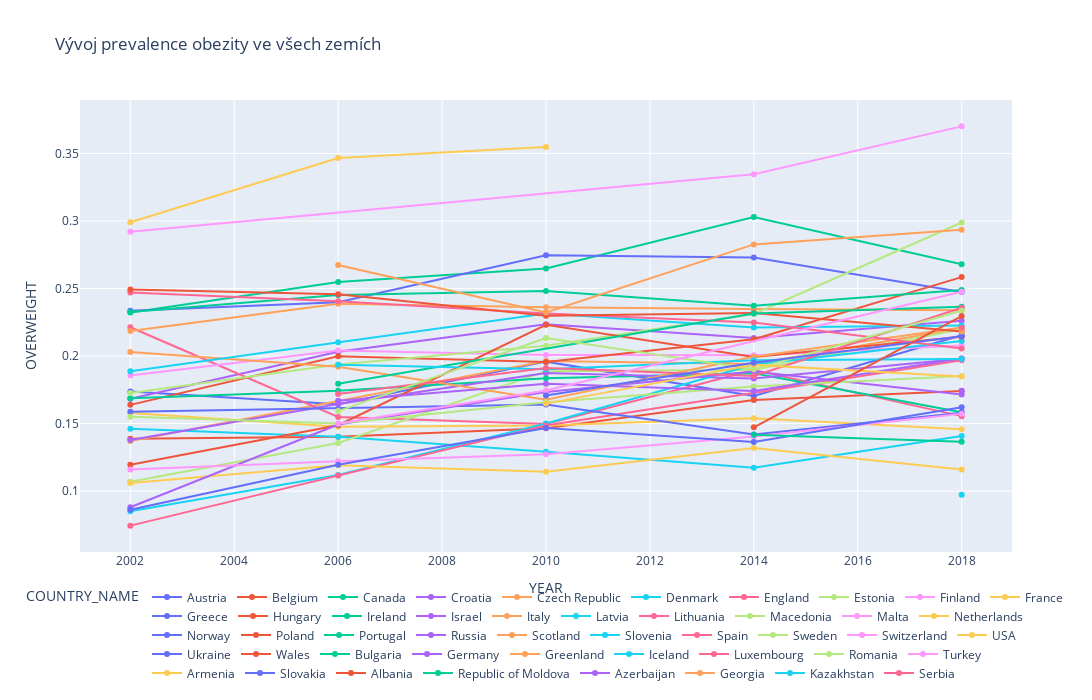

Notebook code for this chart:
### Code cell
# ------------------------------------------------------------
# GRAF 1 — LINE CHART (vývoj obezity ve všech zemích)
# ------------------------------------------------------------

df_line = (
    df.groupby(["YEAR", "COUNTRY_NAME"], as_index=False)["OVERWEIGHT"]
      .mean()
)

fig_line = px.line(
    df_line,
    x="YEAR",
    y="OVERWEIGHT",
    color="COUNTRY_NAME",
    markers=True,
    title="Vývoj prevalence obezity ve všech zemích"
)

fig_line.update_layout(
    hovermode="x unified",
    height=700,
    width=1200,
    legend=dict(
        orientation="h",
        yanchor="bottom",
        y=-0.3,
        xanchor="center",
        x=0.5
    )
)

fig_line.show()

### Figure 1 — Plotly figure (JSON) as saved in the notebook; plotly's stock layout.template omitted (floating-point values rounded to 4 significant figures)
{"data": [{"hovertemplate": "COUNTRY_NAME=Austria<br>YEAR=%{x}<br>OVERWEIGHT=%{y}<extra></extra>", "legendgroup": "Austria", "line": {"color": "#636efa", "dash": "solid"}, "marker": {"symbol": "circle"}, "mode": "lines+markers", "name": "Austria", "orientation": "v", "showlegend": true, "type": "scatter", "x": [2002, 2006, 2010, 2014, 2018], "xaxis": "x", "y": [0.1737, 0.1643, 0.1958, 0.1704, 0.2154], "yaxis": "y"}, {"hovertemplate": "COUNTRY_NAME=Belgium<br>YEAR=%{x}<br>OVERWEIGHT=%{y}<extra></extra>", "legendgroup": "Belgium", "line": {"color": "#EF553B", "dash": "solid"}, "marker": {"symbol": "circle"}, "mode": "lines+markers", "name": "Belgium", "orientation": "v", "showlegend": true, "type": "scatter", "x": [2002, 2006, 2010, 2014, 2018], "xaxis": "x", "y": [0.1387, 0.1402, 0.1465, 0.1675, 0.1742], "yaxis": "y"}, {"hovertemplate": "COUNTRY_NAME=Canada<br>YEAR=%{x}<br>OVERWEIGHT=%{y}<extra></extra>", "legendgroup": "Canada", "line": {"color": "#00cc96", "dash": "solid"}, "marker": {"symbol": "circle"}, "mode": "lines+markers", "name": "Canada", "orientation": "v", "showlegend": true, "type": "scatter", "x": [2002, 2006, 2010, 2014, 2018], "xaxis": "x", "y": [0.2323, 0.2548, 0.2649, 0.3029, 0.268], "yaxis": "y"}, {"hovertemplate": "COUNTRY_NAME=Croatia<br>YEAR=%{x}<br>OVERWEIGHT=%{y}<extra></extra>", "legendgroup": "Croatia", "line": {"color": "#ab63fa", "dash": "solid"}, "marker": {"symbol": "circle"}, "mode": "lines+markers", "name": "Croatia", "orientation": "v", "showlegend": true, "type": "scatter", "x": [2002, 2006, 2010, 2014, 2018], "xaxis": "x", "y": [0.1684, 0.2032, 0.2236, 0.2134, 0.2262], "yaxis": "y"}, {"hovertemplate": "COUNTRY_NAME=Czech Republic<br>YEAR=%{x}<br>OVERWEIGHT=%{y}<extra></extra>", "legendgroup": "Czech Republic", "line": {"color": "#FFA15A", "dash": "solid"}, "marker": {"symbol": "circle"}, "mode": "lines+markers", "name": "Czech Republic", "orientation": "v", "showlegend": true, "type": "scatter", "x": [2002, 2010, 2014, 2018], "xaxis": "x", "y": [0.1371, 0.1963, 0.1941, 0.2205], "yaxis": "y"}, {"hovertemplate": "COUNTRY_NAME=Denmark<br>YEAR=%{x}<br>OVERWEIGHT=%{y}<extra></extra>", "legendgroup": "Denmark", "line": {"color": "#19d3f3", "dash": "solid"}, "marker": {"symbol": "circle"}, "mode": "lines+markers", "name": "Denmark", "orientation": "v", "showlegend": true, "type": "scatter", "x": [2002, 2006, 2010, 2014, 2018], "xaxis": "x", "y": [0.1462, 0.1401, 0.1292, 0.1173, 0.1408], "yaxis": "y"}, {"hovertemplate": "COUNTRY_NAME=England<br>YEAR=%{x}<br>OVERWEIGHT=%{y}<extra></extra>", "legendgroup": "England", "line": {"color": "#FF6692", "dash": "solid"}, "marker": {"symbol": "circle"}, "mode": "lines+markers", "name": "England", "orientation": "v", "showlegend": true, "type": "scatter", "x": [2002, 2006, 2010, 2014, 2018], "xaxis": "x", "y": [0.2213, 0.1548, 0.1497, 0.1896, 0.1555], "yaxis": "y"}, {"hovertemplate": "COUNTRY_NAME=Estonia<br>YEAR=%{x}<br>OVERWEIGHT=%{y}<extra></extra>", "legendgroup": "Estonia", "line": {"color": "#B6E880", "dash": "solid"}, "marker": {"symbol": "circle"}, "mode": "lines+markers", "name": "Estonia", "orientation": "v", "showlegend": true, "type": "scatter", "x": [2002, 2006, 2010, 2014, 2018], "xaxis": "x", "y": [0.1069, 0.1356, 0.1887, 0.1899, 0.2198], "yaxis": "y"}, {"hovertemplate": "COUNTRY_NAME=Finland<br>YEAR=%{x}<br>OVERWEIGHT=%{y}<extra></extra>", "legendgroup": "Finland", "line": {"color": "#FF97FF", "dash": "solid"}, "marker": {"symbol": "circle"}, "mode": "lines+markers", "name": "Finland", "orientation": "v", "showlegend": true, "type": "scatter", "x": [2002, 2006, 2010, 2014, 2018], "xaxis": "x", "y": [0.1856, 0.2041, 0.2007, 0.2006, 0.2078], "yaxis": "y"}, {"hovertemplate": "COUNTRY_NAME=France<br>YEAR=%{x}<br>OVERWEIGHT=%{y}<extra></extra>", "legendgroup": "France", "line": {"color": "#FECB52", "dash": "solid"}, "marker": {"symbol": "circle"}, "mode": "lines+markers", "name": "France", "orientation": "v", "showlegend": true, "type": "scatter", "x": [2002, 2006, 2010, 2014, 2018], "xaxis": "x", "y": [0.1578, 0.1475, 0.1485, 0.1539, 0.1458], "yaxis": "y"}, {"hovertemplate": "COUNTRY_NAME=Greece<br>YEAR=%{x}<br>OVERWEIGHT=%{y}<extra></extra>", "legendgroup": "Greece", "line": {"color": "#636efa", "dash": "solid"}, "marker": {"symbol": "circle"}, "mode": "lines+markers", "name": "Greece", "orientation": "v", "showlegend": true, "type": "scatter", "x": [2002, 2006, 2010, 2014, 2018], "xaxis": "x", "y": [0.2335, 0.2398, 0.2746, 0.273, 0.2474], "yaxis": "y"}, {"hovertemplate": "COUNTRY_NAME=Hungary<br>YEAR=%{x}<br>OVERWEIGHT=%{y}<extra></extra>", "legendgroup": "Hungary", "line": {"color": "#EF553B", "dash": "solid"}, "marker": {"symbol": "circle"}, "mode": "lines+markers", "name": "Hungary", "orientation": "v", "showlegend": true, "type": "scatter", "x": [2002, 2006, 2010, 2014, 2018], "xaxis": "x", "y": [0.1638, 0.1998, 0.1956, 0.2124, 0.2585], "yaxis": "y"}, {"hovertemplate": "COUNTRY_NAME=Ireland<br>YEAR=%{x}<br>OVERWEIGHT=%{y}<extra></extra>", "legendgroup": "Ireland", "line": {"color": "#00cc96", "dash": "solid"}, "marker": {"symbol": "circle"}, "mode": "lines+markers", "name": "Ireland", "orientation": "v", "showlegend": true, "type": "scatter", "x": [2002, 2006, 2010, 2014, 2018], "xaxis": "x", "y": [0.1687, 0.1744, 0.1836, 0.1872, 0.1583], "yaxis": "y"}, {"hovertemplate": "COUNTRY_NAME=Israel<br>YEAR=%{x}<br>OVERWEIGHT=%{y}<extra></extra>", "legendgroup": "Israel", "line": {"color": "#ab63fa", "dash": "solid"}, "marker": {"symbol": "circle"}, "mode": "lines+markers", "name": "Israel", "orientation": "v", "showlegend": true, "type": "scatter", "x": [2002, 2006, 2010, 2014, 2018], "xaxis": "x", "y": [0.1379, 0.1644, 0.1874, 0.1834, 0.1979], "yaxis": "y"}, {"hovertemplate": "COUNTRY_NAME=Italy<br>YEAR=%{x}<br>OVERWEIGHT=%{y}<extra></extra>", "legendgroup": "Italy", "line": {"color": "#FFA15A", "dash": "solid"}, "marker": {"symbol": "circle"}, "mode": "lines+markers", "name": "Italy", "orientation": "v", "showlegend": true, "type": "scatter", "x": [2002, 2006, 2010, 2014, 2018], "xaxis": "x", "y": [0.2186, 0.2387, 0.2361, 0.2347, 0.234], "yaxis": "y"}, {"hovertemplate": "COUNTRY_NAME=Latvia<br>YEAR=%{x}<br>OVERWEIGHT=%{y}<extra></extra>", "legendgroup": "Latvia", "line": {"color": "#19d3f3", "dash": "solid"}, "marker": {"symbol": "circle"}, "mode": "lines+markers", "name": "Latvia", "orientation": "v", "showlegend": true, "type": "scatter", "x": [2002, 2006, 2010, 2014, 2018], "xaxis": "x", "y": [0.08509, 0.1119, 0.15, 0.1937, 0.2111], "yaxis": "y"}, {"hovertemplate": "COUNTRY_NAME=Lithuania<br>YEAR=%{x}<br>OVERWEIGHT=%{y}<extra></extra>", "legendgroup": "Lithuania", "line": {"color": "#FF6692", "dash": "solid"}, "marker": {"symbol": "circle"}, "mode": "lines+markers", "name": "Lithuania", "orientation": "v", "showlegend": true, "type": "scatter", "x": [2002, 2006, 2010, 2018], "xaxis": "x", "y": [0.07439, 0.1115, 0.1485, 0.1968], "yaxis": "y"}, {"hovertemplate": "COUNTRY_NAME=Macedonia<br>YEAR=%{x}<br>OVERWEIGHT=%{y}<extra></extra>", "legendgroup": "Macedonia", "line": {"color": "#B6E880", "dash": "solid"}, "marker": {"symbol": "circle"}, "mode": "lines+markers", "name": "Macedonia", "orientation": "v", "showlegend": true, "type": "scatter", "x": [2002, 2006, 2010, 2014, 2018], "xaxis": "x", "y": [0.1727, 0.1937, 0.2075, 0.2312, 0.2989], "yaxis": "y"}, {"hovertemplate": "COUNTRY_NAME=Malta<br>YEAR=%{x}<br>OVERWEIGHT=%{y}<extra></extra>", "legendgroup": "Malta", "line": {"color": "#FF97FF", "dash": "solid"}, "marker": {"symbol": "circle"}, "mode": "lines+markers", "name": "Malta", "orientation": "v", "showlegend": true, "type": "scatter", "x": [2002, 2014, 2018], "xaxis": "x", "y": [0.292, 0.3347, 0.3701], "yaxis": "y"}, {"hovertemplate": "COUNTRY_NAME=Netherlands<br>YEAR=%{x}<br>OVERWEIGHT=%{y}<extra></extra>", "legendgroup": "Netherlands", "line": {"color": "#FECB52", "dash": "solid"}, "marker": {"symbol": "circle"}, "mode": "lines+markers", "name": "Netherlands", "orientation": "v", "showlegend": true, "type": "scatter", "x": [2002, 2006, 2010, 2014, 2018], "xaxis": "x", "y": [0.106, 0.1191, 0.1143, 0.1318, 0.1159], "yaxis": "y"}, {"hovertemplate": "COUNTRY_NAME=Norway<br>YEAR=%{x}<br>OVERWEIGHT=%{y}<extra></extra>", "legendgroup": "Norway", "line": {"color": "#636efa", "dash": "solid"}, "marker": {"symbol": "circle"}, "mode": "lines+markers", "name": "Norway", "orientation": "v", "showlegend": true, "type": "scatter", "x": [2002, 2010, 2014, 2018], "xaxis": "x", "y": [0.1588, 0.1641, 0.142, 0.1579], "yaxis": "y"}, {"hovertemplate": "COUNTRY_NAME=Poland<br>YEAR=%{x}<br>OVERWEIGHT=%{y}<extra></extra>", "legendgroup": "Poland", "line": {"color": "#EF553B", "dash": "solid"}, "marker": {"symbol": "circle"}, "mode": "lines+markers", "name": "Poland", "orientation": "v", "showlegend": true, "type": "scatter", "x": [2002, 2006, 2010, 2014, 2018], "xaxis": "x", "y": [0.1195, 0.1487, 0.2231, 0.1993, 0.2142], "yaxis": "y"}, {"hovertemplate": "COUNTRY_NAME=Portugal<br>YEAR=%{x}<br>OVERWEIGHT=%{y}<extra></extra>", "legendgroup": "Portugal", "line": {"color": "#00cc96", "dash": "solid"}, "marker": {"symbol": "circle"}, "mode": "lines+markers", "name": "Portugal", "orientation": "v", "showlegend": true, "type": "scatter", "x": [2002, 2006, 2010, 2014, 2018], "xaxis": "x", "y": [0.2325, 0.2452, 0.2481, 0.2372, 0.2489], "yaxis": "y"}, {"hovertemplate": "COUNTRY_NAME=Russia<br>YEAR=%{x}<br>OVERWEIGHT=%{y}<extra></extra>", "legendgroup": "Russia", "line": {"color": "#ab63fa", "dash": "solid"}, "marker": {"symbol": "circle"}, "mode": "lines+markers", "name": "Russia", "orientation": "v", "showlegend": true, "type": "scatter", "x": [2002, 2006, 2010, 2014, 2018], "xaxis": "x", "y": [0.08805, 0.1493, 0.1734, 0.1885, 0.1715], "yaxis": "y"}, {"hovertemplate": "COUNTRY_NAME=Scotland<br>YEAR=%{x}<br>OVERWEIGHT=%{y}<extra></extra>", "legendgroup": "Scotland", "line": {"color": "#FFA15A", "dash": "solid"}, "marker": {"symbol": "circle"}, "mode": "lines+markers", "name": "Scotland", "orientation": "v", "showlegend": true, "type": "scatter", "x": [2002, 2006, 2010, 2014, 2018], "xaxis": "x", "y": [0.203, 0.192, 0.1677, 0.1995, 0.2212], "yaxis": "y"}, {"hovertemplate": "COUNTRY_NAME=Slovenia<br>YEAR=%{x}<br>OVERWEIGHT=%{y}<extra></extra>", "legendgroup": "Slovenia", "line": {"color": "#19d3f3", "dash": "solid"}, "marker": {"symbol": "circle"}, "mode": "lines+markers", "name": "Slovenia", "orientation": "v", "showlegend": true, "type": "scatter", "x": [2002, 2006, 2010, 2014, 2018], "xaxis": "x", "y": [0.1886, 0.2103, 0.2315, 0.2212, 0.2226], "yaxis": "y"}, {"hovertemplate": "COUNTRY_NAME=Spain<br>YEAR=%{x}<br>OVERWEIGHT=%{y}<extra></extra>", "legendgroup": "Spain", "line": {"color": "#FF6692", "dash": "solid"}, "marker": {"symbol": "circle"}, "mode": "lines+markers", "name": "Spain", "orientation": "v", "showlegend": true, "type": "scatter", "x": [2002, 2006, 2010, 2014, 2018], "xaxis": "x", "y": [0.247, 0.2406, 0.2314, 0.2248, 0.2056], "yaxis": "y"}, {"hovertemplate": "COUNTRY_NAME=Sweden<br>YEAR=%{x}<br>OVERWEIGHT=%{y}<extra></extra>", "legendgroup": "Sweden", "line": {"color": "#B6E880", "dash": "solid"}, "marker": {"symbol": "circle"}, "mode": "lines+markers", "name": "Sweden", "orientation": "v", "showlegend": true, "type": "scatter", "x": [2002, 2006, 2010, 2014, 2018], "xaxis": "x", "y": [0.1551, 0.1501, 0.1657, 0.1774, 0.1852], "yaxis": "y"}, {"hovertemplate": "COUNTRY_NAME=Switzerland<br>YEAR=%{x}<br>OVERWEIGHT=%{y}<extra></extra>", "legendgroup": "Switzerland", "line": {"color": "#FF97FF", "dash": "solid"}, "marker": {"symbol": "circle"}, "mode": "lines+markers", "name": "Switzerland", "orientation": "v", "showlegend": true, "type": "scatter", "x": [2002, 2006, 2010, 2014, 2018], "xaxis": "x", "y": [0.116, 0.122, 0.1272, 0.1404, 0.1572], "yaxis": "y"}, {"hovertemplate": "COUNTRY_NAME=USA<br>YEAR=%{x}<br>OVERWEIGHT=%{y}<extra></extra>", "legendgroup": "USA", "line": {"color": "#FECB52", "dash": "solid"}, "marker": {"symbol": "circle"}, "mode": "lines+markers", "name": "USA", "orientation": "v", "showlegend": true, "type": "scatter", "x": [2002, 2006, 2010], "xaxis": "x", "y": [0.2991, 0.3466, 0.3547], "yaxis": "y"}, {"hovertemplate": "COUNTRY_NAME=Ukraine<br>YEAR=%{x}<br>OVERWEIGHT=%{y}<extra></extra>", "legendgroup": "Ukraine", "line": {"color": "#636efa", "dash": "solid"}, "marker": {"symbol": "circle"}, "mode": "lines+markers", "name": "Ukraine", "orientation": "v", "showlegend": true, "type": "scatter", "x": [2002, 2006, 2010, 2014, 2018], "xaxis": "x", "y": [0.08615, 0.1195, 0.1467, 0.1363, 0.162], "yaxis": "y"}, {"hovertemplate": "COUNTRY_NAME=Wales<br>YEAR=%{x}<br>OVERWEIGHT=%{y}<extra></extra>", "legendgroup": "Wales", "line": {"color": "#EF553B", "dash": "solid"}, "marker": {"symbol": "circle"}, "mode": "lines+markers", "name": "Wales", "orientation": "v", "showlegend": true, "type": "scatter", "x": [2002, 2006, 2010, 2014, 2018], "xaxis": "x", "y": [0.2492, 0.2458, 0.2298, 0.2318, 0.2182], "yaxis": "y"}, {"hovertemplate": "COUNTRY_NAME=Bulgaria<br>YEAR=%{x}<br>OVERWEIGHT=%{y}<extra></extra>", "legendgroup": "Bulgaria", "line": {"color": "#00cc96", "dash": "solid"}, "marker": {"symbol": "circle"}, "mode": "lines+markers", "name": "Bulgaria", "orientation": "v", "showlegend": true, "type": "scatter", "x": [2006, 2014, 2018], "xaxis": "x", "y": [0.1795, 0.2315, 0.2364], "yaxis": "y"}, {"hovertemplate": "COUNTRY_NAME=Germany<br>YEAR=%{x}<br>OVERWEIGHT=%{y}<extra></extra>", "legendgroup": "Germany", "line": {"color": "#ab63fa", "dash": "solid"}, "marker": {"symbol": "circle"}, "mode": "lines+markers", "name": "Germany", "orientation": "v", "showlegend": true, "type": "scatter", "x": [2006, 2010, 2014, 2018], "xaxis": "x", "y": [0.1669, 0.1794, 0.174, 0.1981], "yaxis": "y"}, {"hovertemplate": "COUNTRY_NAME=Greenland<br>YEAR=%{x}<br>OVERWEIGHT=%{y}<extra></extra>", "legendgroup": "Greenland", "line": {"color": "#FFA15A", "dash": "solid"}, "marker": {"symbol": "circle"}, "mode": "lines+markers", "name": "Greenland", "orientation": "v", "showlegend": true, "type": "scatter", "x": [2006, 2010, 2014, 2018], "xaxis": "x", "y": [0.2674, 0.2323, 0.2826, 0.2935], "yaxis": "y"}, {"hovertemplate": "COUNTRY_NAME=Iceland<br>YEAR=%{x}<br>OVERWEIGHT=%{y}<extra></extra>", "legendgroup": "Iceland", "line": {"color": "#19d3f3", "dash": "solid"}, "marker": {"symbol": "circle"}, "mode": "lines+markers", "name": "Iceland", "orientation": "v", "showlegend": true, "type": "scatter", "x": [2006, 2010, 2014, 2018], "xaxis": "x", "y": [0.1936, 0.1901, 0.1968, 0.1978], "yaxis": "y"}, {"hovertemplate": "COUNTRY_NAME=Luxembourg<br>YEAR=%{x}<br>OVERWEIGHT=%{y}<extra></extra>", "legendgroup": "Luxembourg", "line": {"color": "#FF6692", "dash": "solid"}, "marker": {"symbol": "circle"}, "mode": "lines+markers", "name": "Luxembourg", "orientation": "v", "showlegend": true, "type": "scatter", "x": [2006, 2010, 2014, 2018], "xaxis": "x", "y": [0.1718, 0.191, 0.1853, 0.2357], "yaxis": "y"}, {"hovertemplate": "COUNTRY_NAME=Romania<br>YEAR=%{x}<br>OVERWEIGHT=%{y}<extra></extra>", "legendgroup": "Romania", "line": {"color": "#B6E880", "dash": "solid"}, "marker": {"symbol": "circle"}, "mode": "lines+markers", "name": "Romania", "orientation": "v", "showlegend": true, "type": "scatter", "x": [2006, 2010, 2014, 2018], "xaxis": "x", "y": [0.1592, 0.2133, 0.1902, 0.2336], "yaxis": "y"}, {"hovertemplate": "COUNTRY_NAME=Turkey<br>YEAR=%{x}<br>OVERWEIGHT=%{y}<extra></extra>", "legendgroup": "Turkey", "line": {"color": "#FF97FF", "dash": "solid"}, "marker": {"symbol": "circle"}, "mode": "lines+markers", "name": "Turkey", "orientation": "v", "showlegend": true, "type": "scatter", "x": [2006, 2010, 2018], "xaxis": "x", "y": [0.15, 0.1744, 0.2476], "yaxis": "y"}, {"hovertemplate": "COUNTRY_NAME=Armenia<br>YEAR=%{x}<br>OVERWEIGHT=%{y}<extra></extra>", "legendgroup": "Armenia", "line": {"color": "#FECB52", "dash": "solid"}, "marker": {"symbol": "circle"}, "mode": "lines+markers", "name": "Armenia", "orientation": "v", "showlegend": true, "type": "scatter", "x": [2010, 2014, 2018], "xaxis": "x", "y": [0.1648, 0.1934, 0.1848], "yaxis": "y"}, {"hovertemplate": "COUNTRY_NAME=Slovakia<br>YEAR=%{x}<br>OVERWEIGHT=%{y}<extra></extra>", "legendgroup": "Slovakia", "line": {"color": "#636efa", "dash": "solid"}, "marker": {"symbol": "circle"}, "mode": "lines+markers", "name": "Slovakia", "orientation": "v", "showlegend": true, "type": "scatter", "x": [2010, 2014, 2018], "xaxis": "x", "y": [0.1707, 0.195, 0.2147], "yaxis": "y"}, {"hovertemplate": "COUNTRY_NAME=Albania<br>YEAR=%{x}<br>OVERWEIGHT=%{y}<extra></extra>", "legendgroup": "Albania", "line": {"color": "#EF553B", "dash": "solid"}, "marker": {"symbol": "circle"}, "mode": "lines+markers", "name": "Albania", "orientation": "v", "showlegend": true, "type": "scatter", "x": [2014, 2018], "xaxis": "x", "y": [0.1473, 0.2296], "yaxis": "y"}, {"hovertemplate": "COUNTRY_NAME=Republic of Moldova<br>YEAR=%{x}<br>OVERWEIGHT=%{y}<extra></extra>", "legendgroup": "Republic of Moldova", "line": {"color": "#00cc96", "dash": "solid"}, "marker": {"symbol": "circle"}, "mode": "lines+markers", "name": "Republic of Moldova", "orientation": "v", "showlegend": true, "type": "scatter", "x": [2014, 2018], "xaxis": "x", "y": [0.1417, 0.1366], "yaxis": "y"}, {"hovertemplate": "COUNTRY_NAME=Azerbaijan<br>YEAR=%{x}<br>OVERWEIGHT=%{y}<extra></extra>", "legendgroup": "Azerbaijan", "line": {"color": "#ab63fa", "dash": "solid"}, "marker": {"symbol": "circle"}, "mode": "lines+markers", "name": "Azerbaijan", "orientation": "v", "showlegend": true, "type": "scatter", "x": [2018], "xaxis": "x", "y": [0.1743], "yaxis": "y"}, {"hovertemplate": "COUNTRY_NAME=Georgia<br>YEAR=%{x}<br>OVERWEIGHT=%{y}<extra></extra>", "legendgroup": "Georgia", "line": {"color": "#FFA15A", "dash": "solid"}, "marker": {"symbol": "circle"}, "mode": "lines+markers", "name": "Georgia", "orientation": "v", "showlegend": true, "type": "scatter", "x": [2018], "xaxis": "x", "y": [0.2183], "yaxis": "y"}, {"hovertemplate": "COUNTRY_NAME=Kazakhstan<br>YEAR=%{x}<br>OVERWEIGHT=%{y}<extra></extra>", "legendgroup": "Kazakhstan", "line": {"color": "#19d3f3", "dash": "solid"}, "marker": {"symbol": "circle"}, "mode": "lines+markers", "name": "Kazakhstan", "orientation": "v", "showlegend": true, "type": "scatter", "x": [2018], "xaxis": "x", "y": [0.09728], "yaxis": "y"}, {"hovertemplate": "COUNTRY_NAME=Serbia<br>YEAR=%{x}<br>OVERWEIGHT=%{y}<extra></extra>", "legendgroup": "Serbia", "line": {"color": "#FF6692", "dash": "solid"}, "marker": {"symbol": "circle"}, "mode": "lines+markers", "name": "Serbia", "orientation": "v", "showlegend": true, "type": "scatter", "x": [2018], "xaxis": "x", "y": [0.2209], "yaxis": "y"}], "layout": {"height": 700, "hovermode": "x unified", "legend": {"orientation": "h", "title": {"text": "COUNTRY_NAME"}, "tracegroupgap": 0, "x": 0.5, "xanchor": "center", "y": -0.3, "yanchor": "bottom"}, "title": {"text": "Vývoj prevalence obezity ve všech zemích"}, "width": 1200, "xaxis": {"anchor": "y", "domain": [0, 1], "title": {"text": "YEAR"}}, "yaxis": {"anchor": "x", "domain": [0, 1], "title": {"text": "OVERWEIGHT"}}}}
